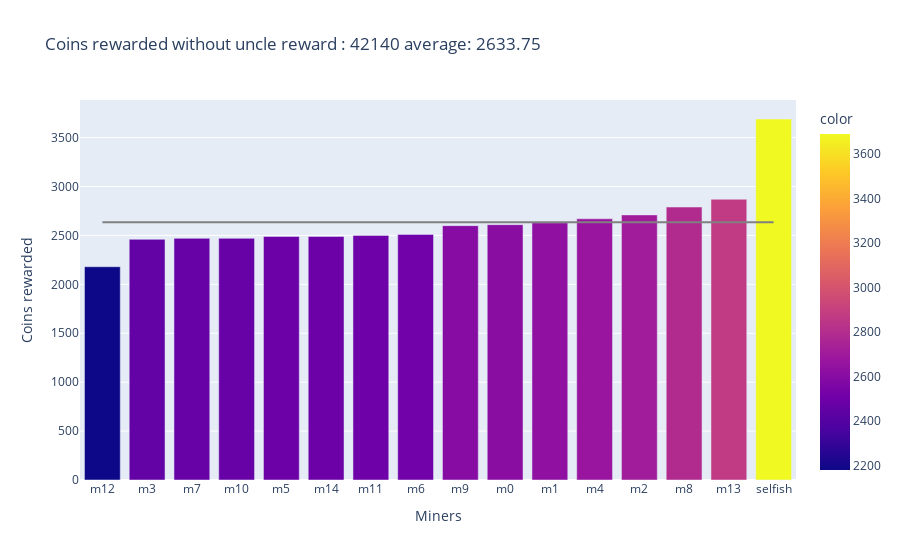
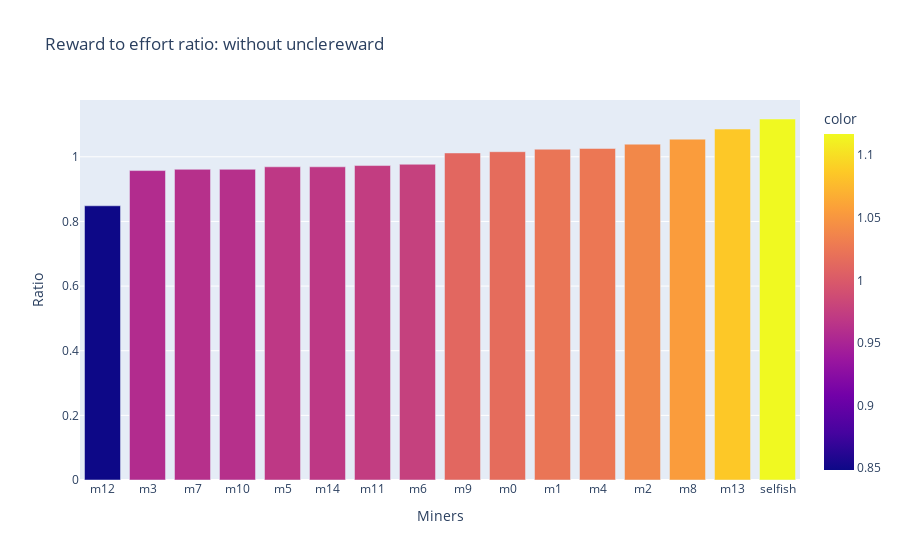
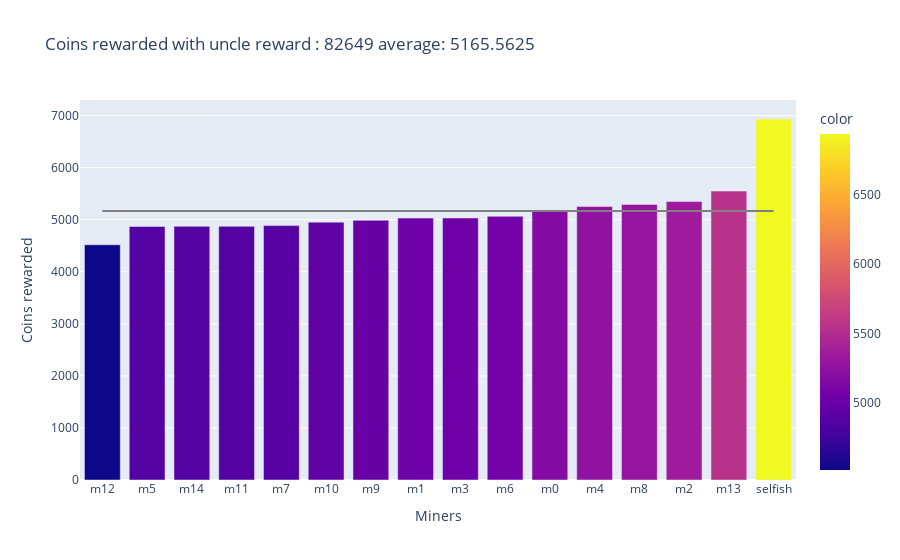
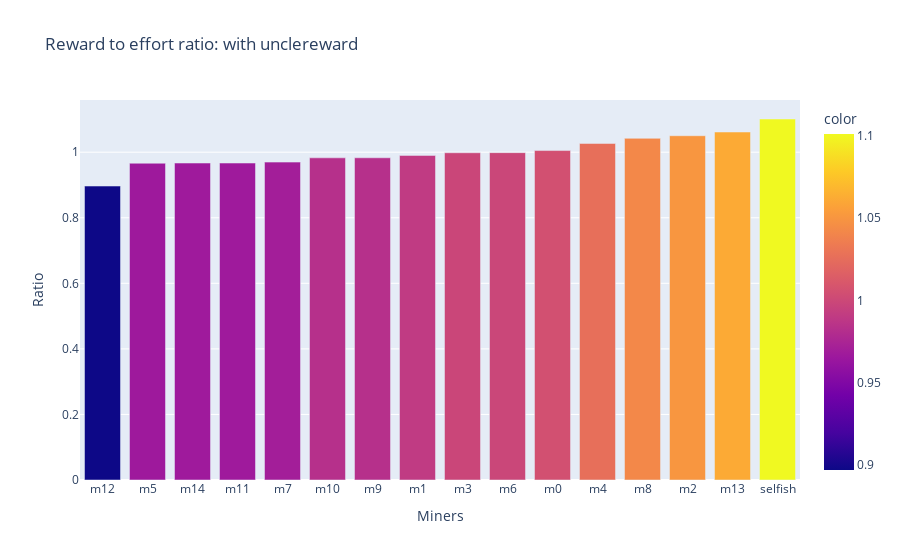

Write notebook code for charts like these, in order.
### Markdown cell above
## Modelling blockchain with selfish miner and uncle rewards

### Code cell
bc = Blockchain("0", BASEDIFFICULTY)
miners = []
for i in range(15):
    m = Miner(5, "m"+str(i), bc)
    miners.append(m)

selfish = SelfishMiner(7,"selfish", bc)
while bc.size < BLOCKCHAINSIZE:
    selfish.PoWSolver()

    for m in miners: 
        m.PoWSolver()
    
    selfish.UpdateLast()
     
    for m in miners: 
        m.UpdateLast()


miners.append(selfish)
total = selfish.miningPower
for m in miners: 
    total += m.miningPower
print("alpha {}".format(selfish.miningPower/total))

analyzeBlockchain(miners,bc)

### Figure 1 — Plotly figure (JSON) as saved in the notebook; plotly's stock layout.template omitted (floating-point values rounded to 4 significant figures)
{"data": [{"alignmentgroup": "True", "hovertemplate": "Miners=%{x}<br>Coins rewarded=%{y}<br>color=%{marker.color}<extra></extra>", "legendgroup": "", "marker": {"color": [2180, 2460, 2470, 2470, 2490, 2490, 2500, 2510, 2600, 2610, 2630, 2670, 2710, 2790, 2870, 3690], "coloraxis": "coloraxis", "pattern": {"shape": ""}}, "name": "", "offsetgroup": "", "orientation": "v", "showlegend": false, "textposition": "auto", "type": "bar", "x": ["m12", "m3", "m7", "m10", "m5", "m14", "m11", "m6", "m9", "m0", "m1", "m4", "m2", "m8", "m13", "selfish"], "xaxis": "x", "y": [2180, 2460, 2470, 2470, 2490, 2490, 2500, 2510, 2600, 2610, 2630, 2670, 2710, 2790, 2870, 3690], "yaxis": "y"}, {"line": {"color": "gray"}, "mode": "lines", "showlegend": false, "type": "scatter", "x": ["m12", "m3", "m7", "m10", "m5", "m14", "m11", "m6", "m9", "m0", "m1", "m4", "m2", "m8", "m13", "selfish"], "y": [2634.0, 2634.0, 2634.0, 2634.0, 2634.0, 2634.0, 2634.0, 2634.0, 2634.0, 2634.0, 2634.0, 2634.0, 2634.0, 2634.0, 2634.0, 2634.0]}], "layout": {"barmode": "relative", "coloraxis": {"colorbar": {"title": {"text": "color"}}, "colorscale": [[0, "#0d0887"], [0.1111, "#46039f"], [0.2222, "#7201a8"], [0.3333, "#9c179e"], [0.4444, "#bd3786"], [0.5556, "#d8576b"], [0.6667, "#ed7953"], [0.7778, "#fb9f3a"], [0.8889, "#fdca26"], [1, "#f0f921"]]}, "legend": {"tracegroupgap": 0}, "title": {"text": "Coins rewarded without uncle reward : 42140 average: 2633.75"}, "xaxis": {"anchor": "y", "domain": [0, 1], "title": {"text": "Miners"}}, "yaxis": {"anchor": "x", "domain": [0, 1], "title": {"text": "Coins rewarded"}}}}

### Figure 2 — Plotly figure (JSON) as saved in the notebook; plotly's stock layout.template omitted (floating-point values rounded to 4 significant figures)
{"data": [{"alignmentgroup": "True", "hovertemplate": "Miners=%{x}<br>Ratio=%{y}<br>color=%{marker.color}<extra></extra>", "legendgroup": "", "marker": {"color": [0.8484, 0.9574, 0.9613, 0.9613, 0.9691, 0.9691, 0.9729, 0.9768, 1.012, 1.016, 1.024, 1.026, 1.039, 1.055, 1.086, 1.117], "coloraxis": "coloraxis", "pattern": {"shape": ""}}, "name": "", "offsetgroup": "", "orientation": "v", "showlegend": false, "textposition": "auto", "type": "bar", "x": ["m12", "m3", "m7", "m10", "m5", "m14", "m11", "m6", "m9", "m0", "m1", "m4", "m2", "m8", "m13", "selfish"], "xaxis": "x", "y": [0.8484, 0.9574, 0.9613, 0.9613, 0.9691, 0.9691, 0.9729, 0.9768, 1.012, 1.016, 1.024, 1.026, 1.039, 1.055, 1.086, 1.117], "yaxis": "y"}], "layout": {"barmode": "relative", "coloraxis": {"colorbar": {"title": {"text": "color"}}, "colorscale": [[0, "#0d0887"], [0.1111, "#46039f"], [0.2222, "#7201a8"], [0.3333, "#9c179e"], [0.4444, "#bd3786"], [0.5556, "#d8576b"], [0.6667, "#ed7953"], [0.7778, "#fb9f3a"], [0.8889, "#fdca26"], [1, "#f0f921"]]}, "legend": {"tracegroupgap": 0}, "title": {"text": "Reward to effort ratio: without unclereward"}, "xaxis": {"anchor": "y", "domain": [0, 1], "title": {"text": "Miners"}}, "yaxis": {"anchor": "x", "domain": [0, 1], "title": {"text": "Ratio"}}}}

### Figure 3 — Plotly figure (JSON) as saved in the notebook; plotly's stock layout.template omitted (floating-point values rounded to 4 significant figures)
{"data": [{"alignmentgroup": "True", "hovertemplate": "Miners=%{x}<br>Coins rewarded=%{y}<br>color=%{marker.color}<extra></extra>", "legendgroup": "", "marker": {"color": [4519, 4870, 4873, 4873, 4887, 4953, 4990, 5031, 5033, 5065, 5174, 5253, 5293, 5350, 5550, 6935], "coloraxis": "coloraxis", "pattern": {"shape": ""}}, "name": "", "offsetgroup": "", "orientation": "v", "showlegend": false, "textposition": "auto", "type": "bar", "x": ["m12", "m5", "m14", "m11", "m7", "m10", "m9", "m1", "m3", "m6", "m0", "m4", "m8", "m2", "m13", "selfish"], "xaxis": "x", "y": [4519, 4870, 4873, 4873, 4887, 4953, 4990, 5031, 5033, 5065, 5174, 5253, 5293, 5350, 5550, 6935], "yaxis": "y"}, {"line": {"color": "gray"}, "mode": "lines", "showlegend": false, "type": "scatter", "x": ["m12", "m5", "m14", "m11", "m7", "m10", "m9", "m1", "m3", "m6", "m0", "m4", "m8", "m2", "m13", "selfish"], "y": [5166.0, 5166.0, 5166.0, 5166.0, 5166.0, 5166.0, 5166.0, 5166.0, 5166.0, 5166.0, 5166.0, 5166.0, 5166.0, 5166.0, 5166.0, 5166.0]}], "layout": {"barmode": "relative", "coloraxis": {"colorbar": {"title": {"text": "color"}}, "colorscale": [[0, "#0d0887"], [0.1111, "#46039f"], [0.2222, "#7201a8"], [0.3333, "#9c179e"], [0.4444, "#bd3786"], [0.5556, "#d8576b"], [0.6667, "#ed7953"], [0.7778, "#fb9f3a"], [0.8889, "#fdca26"], [1, "#f0f921"]]}, "legend": {"tracegroupgap": 0}, "title": {"text": "Coins rewarded with uncle reward : 82649 average: 5165.5625"}, "xaxis": {"anchor": "y", "domain": [0, 1], "title": {"text": "Miners"}}, "yaxis": {"anchor": "x", "domain": [0, 1], "title": {"text": "Coins rewarded"}}}}

### Figure 4 — Plotly figure (JSON) as saved in the notebook; plotly's stock layout.template omitted (floating-point values rounded to 4 significant figures)
{"data": [{"alignmentgroup": "True", "hovertemplate": "Miners=%{x}<br>Ratio=%{y}<br>color=%{marker.color}<extra></extra>", "legendgroup": "", "marker": {"color": [0.8967, 0.9664, 0.9669, 0.9669, 0.9697, 0.9828, 0.9829, 0.9902, 0.9983, 0.9987, 1.005, 1.027, 1.042, 1.05, 1.062, 1.101], "coloraxis": "coloraxis", "pattern": {"shape": ""}}, "name": "", "offsetgroup": "", "orientation": "v", "showlegend": false, "textposition": "auto", "type": "bar", "x": ["m12", "m5", "m14", "m11", "m7", "m10", "m9", "m1", "m3", "m6", "m0", "m4", "m8", "m2", "m13", "selfish"], "xaxis": "x", "y": [0.8967, 0.9664, 0.9669, 0.9669, 0.9697, 0.9828, 0.9829, 0.9902, 0.9983, 0.9987, 1.005, 1.027, 1.042, 1.05, 1.062, 1.101], "yaxis": "y"}], "layout": {"barmode": "relative", "coloraxis": {"colorbar": {"title": {"text": "color"}}, "colorscale": [[0, "#0d0887"], [0.1111, "#46039f"], [0.2222, "#7201a8"], [0.3333, "#9c179e"], [0.4444, "#bd3786"], [0.5556, "#d8576b"], [0.6667, "#ed7953"], [0.7778, "#fb9f3a"], [0.8889, "#fdca26"], [1, "#f0f921"]]}, "legend": {"tracegroupgap": 0}, "title": {"text": "Reward to effort ratio: with unclereward"}, "xaxis": {"anchor": "y", "domain": [0, 1], "title": {"text": "Miners"}}, "yaxis": {"anchor": "x", "domain": [0, 1], "title": {"text": "Ratio"}}}}
